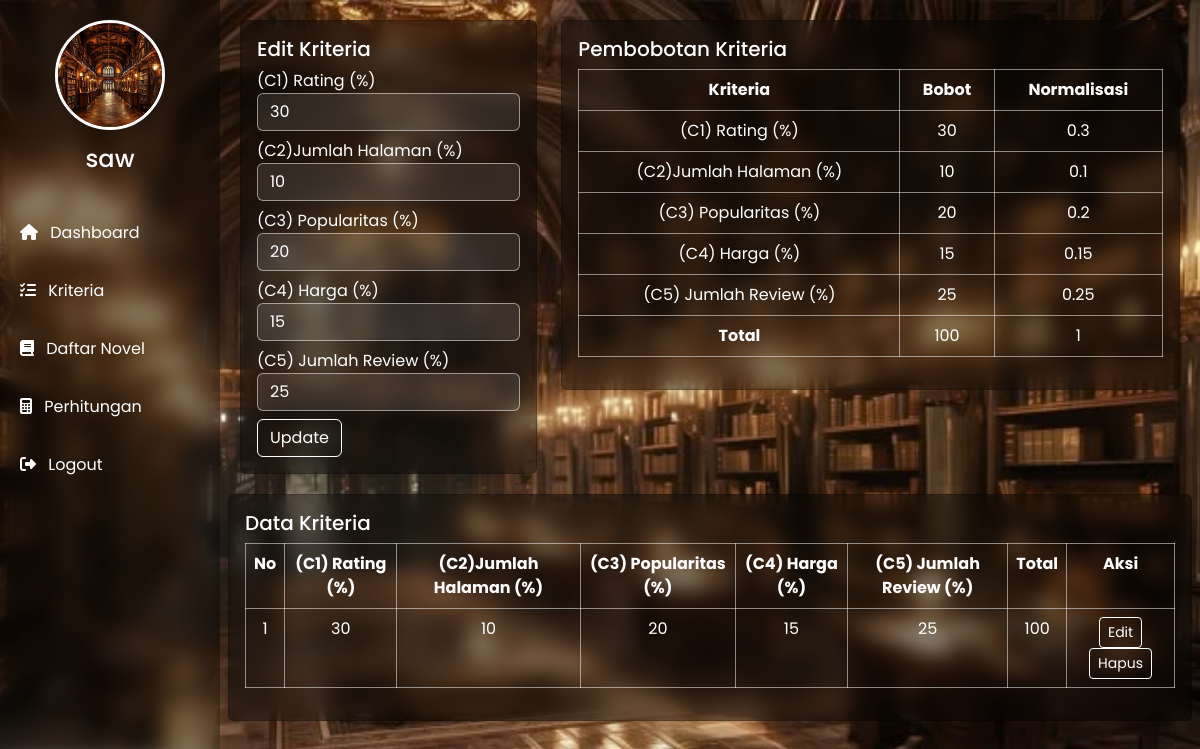
Page /kriteria.php?edit=4 (signed in) on the committed database.
### tables this page shows
CREATE TABLE `tbl_kriteria` (
  `id_kriteria` bigint(10) NOT NULL,
  `C1` text NOT NULL,
  `C2` text NOT NULL,
  `C3` text NOT NULL,
  `C4` text NOT NULL,
  `C5` text NOT NULL,
  `total` text NOT NULL,
  `id_daftar` int(10) NOT NULL
);

### kriteria.php (the view, shortened to what this page needs)
<?php
include "db.php";
$nama_kriteria = [
    1 => "(C1) Rating (%)",
    2 => "(C2)Jumlah Halaman (%)",
    3 => "(C3) Popularitas (%)",
    4 => "(C4) Harga (%)",
    5 => "(C5) Jumlah Review (%)"
];
$data = mysqli_query($koneksi,"SELECT * FROM tbl_kriteria");
$kriterias = [];
while($row=mysqli_fetch_assoc($data)){
    $kriterias[]=$row;
}
$last = end($kriterias);
$bobot = ['C1'=>0,'C2'=>0,'C3'=>0,'C4'=>0,'C5'=>0];
$norm = ['C1'=>0,'C2'=>0,'C3'=>0,'C4'=>0,'C5'=>0];
if ($last) {
    foreach($bobot as $k=>$v){
        $bobot[$k]=$last[$k];
    }
    $total=array_sum($bobot);
    if($total>0){
        foreach($bobot as $k=>$v){
            $norm[$k]=round($v/$total,2);
        }
    }
}
?>
<!DOCTYPE html>
<html>
<head>
    <link href="https://cdn.jsdelivr.net/npm/bootstrap@5.3.3/dist/css/bootstrap.min.css" rel="stylesheet">
    <link href="https://cdnjs.cloudflare.com/ajax/libs/font-awesome/6.4.0/css/all.min.css" rel="stylesheet">
</head>
<body>
    <div class="sidebar">
        <img src="uploads/perpus1.jpeg">
        <h3><?= $_SESSION['username'] ?></h3>
        <a href="dashboard.php"><i class="fas fa-home me-2"></i> Dashboard</a>
        <a href="kriteria.php" class="active"><i class="fas fa-list-check me-2"></i> Kriteria</a>
        <a href="alternatif.php"><i class="fas fa-book me-2"></i> Daftar Novel</a>
        <a href="perhitungan.php"><i class="fas fa-calculator me-2"></i> Perhitungan</a>
        <a href="logout.php"><i class="fas fa-sign-out-alt me-2"></i> Logout</a>
    </div>
    <div class="main">
        <div class="row">
            <div class="col-md-4">
                <div class="card p-3">
                    <?php if(isset($_GET['edit'])):
$id=$_GET['edit'];
$q=mysqli_query($koneksi,"SELECT * FROM tbl_kriteria WHERE id_kriteria='$id'");
$row=mysqli_fetch_assoc($q);
?>
                    <h5>Edit Kriteria</h5>
                    <form method="post">
                        <?php for($i=1;$i<=5;$i++): ?>
                        <label><?= $nama_kriteria[$i] ?></label>
                        <input type="number" name="C<?= $i ?>" class="form-control mb-2" value="<?= $row['C'.$i] ?>"
                            required>
                        <?php endfor; ?>
                        <button class="btn btn-primary">Update</button>
                    </form>
                    <?php endif; ?>
                </div>
            </div>
            <div class="col-md-8">
                <?php if($last): ?>
                <div class="card p-3">
                    <h5 class="text-success">Pembobotan Kriteria</h5>
                    <table class="table table-bordered text-center">
                        <tr>
                            <th>Kriteria</th>
                            <th>Bobot</th>
                            <th>Normalisasi</th>
                        </tr>
                        <?php for($i=1;$i<=5;$i++): ?>
                        <tr>
                            <td><?= $nama_kriteria[$i] ?></td>
                            <td><?= $bobot['C'.$i] ?></td>
                            <td><?= $norm['C'.$i] ?></td>
                        </tr>
                        <?php endfor; ?>
                        <tr>
                            <td><b>Total</b></td>
                            <td><?= array_sum($bobot) ?></td>
                            <td>1</td>
                        </tr>
                    </table>
                </div>
            </div>
            <?php endif; ?>
            <div class="card p-3">
                <h5>Data Kriteria</h5>
                <table class="table table-bordered text-center">
                    <tr>
                        <th>No</th>
                        <?php for($i=1;$i<=5;$i++): ?>
                        <th><?= $nama_kriteria[$i] ?></th>
                        <?php endfor; ?>
                        <th>Total</th>
                        <th>Aksi</th>
                    </tr>
                    <?php $no=1; foreach($kriterias as $r): ?>
                    <tr>
                        <td><?= $no++ ?></td>
                        <td><?= $r['C1'] ?></td>
                        <td><?= $r['C2'] ?></td>
                        <td><?= $r['C3'] ?></td>
                        <td><?= $r['C4'] ?></td>
                        <td><?= $r['C5'] ?></td>
                        <td><?= $r['total'] ?></td>
                        <td>
                            <a href="?edit=<?= $r['id_kriteria'] ?>" class="btn btn-warning btn-sm">Edit</a>
                            <a href="?hapus=<?= $r['id_kriteria'] ?>" class="btn btn-danger btn-sm">Hapus</a>
                        </td>
                    </tr>
                    <?php endforeach; ?>
                </table>
            </div>
        </div>
    </div>
</body>
</html>

### kriteria.php (style rules this page uses)
body { background: url('uploads/perpus3.jpeg') center/cover no-repeat; font-family: 'Poppins', sans-serif; }
.sidebar { position: fixed; top: 0; left: 0; width: 220px; height: 100vh; background: rgba(0, 0, 0, 0.4); backdrop-filter: blur(10px); padding-top: 20px; display: flex; flex-direction: column; align-items: center; color: #fff; }
.sidebar img { width: 110px; height: 110px; border-radius: 50%; margin-bottom: 15px; object-fit: cover; border: 3px solid #fff; }
.sidebar h3 { margin-bottom: 30px; text-align: center; font-size: 1.5rem; }
.sidebar a { width: 100%; text-align: left; padding: 12px 20px; margin: 5px 0; color: #fff; text-decoration: none; border-radius: 10px; transition: all 0.3s; }
.main { margin-left: 220px; padding: 20px; }
.card { margin-bottom: 20px; box-shadow: 0 5px 20px rgba(0, 0, 0, 0.1); background: rgba(0, 0, 0, 0.4); backdrop-filter: blur(10px); }
.card { color: #fff !important; }
.card h5 { color: #fff !important; }
.table { background: transparent !important; color: #fff !important; }
.table> :not(caption)>*>* { background: transparent !important; color: #fff !important; }
.table tbody td { color: #fff !important; background: transparent !important; }
.table, .table th, .table td { border: 1px solid rgba(255, 255, 255, 0.5) !important; }
.btn { background: transparent !important; color: #fff !important; border: 1px solid #fff !important; transition: 0.3s; }
.form-control { background: rgba(255, 255, 255, 0.1); color: #fff; border: 1px solid rgba(255, 255, 255, 0.5); }

### rows in the picture
tbl_kriteria: C1 "30", C2 "10", C3 "20", C4 "15", C5 "25", total "100"

### other values in the picture
$_SESSION['username'] "saw"
$nama_kriteria[$i] "(C1) Rating (%)"
$nama_kriteria[$i] "(C2)Jumlah Halaman (%)"
$nama_kriteria[$i] "(C3) Popularitas (%)"
$nama_kriteria[$i] "(C4) Harga (%)"
$nama_kriteria[$i] "(C5) Jumlah Review (%)"
$norm['C'.$i] "0.3"
$norm['C'.$i] "0.1"
$norm['C'.$i] "0.2"
$norm['C'.$i] "0.15"
$norm['C'.$i] "0.25"
array_sum($bobot) "100"
